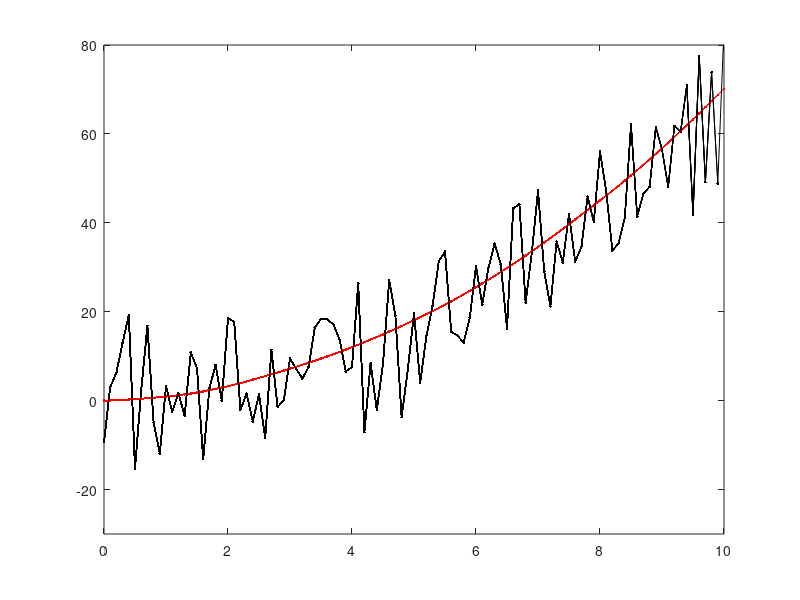

Write the MATLAB code that produced this figure. (Note: this script raises an error after producing the figure.)
% written by StudentDave
%for licensing and usage questions
%email scienceguy5000 at gmail. com

%Bayesian Ninja tracking Quail using kalman filter
clear all
pause('off');
%% define our meta-variables (i.e. how long and often we will sample)
duration = 10;  %how long the Quail flies
dt = .1;  %The Ninja continuously looks for the birdy,
%but we'll assume he's just repeatedly sampling over time at a fixed interval

%% Define update equations (Coefficent matrices): A physics based model for where we expect the Quail to be [state transition (state + velocity)] + [input control (acceleration)]
A = [1 dt; 0 1] ; % state transition matrix:  expected flight of the Quail (state prediction)
B = [dt^2/2; dt]; %input control matrix:  expected effect of the input accceleration on the state.
C = [1 0]; % measurement matrix: the expected measurement given the predicted state (likelihood)
% since we are only measuring position (too hard for the ninja to calculate speed), we set the velocity variable to
% zero.

%% define main variables
u = 1.5; % define acceleration magnitude
Q= [0; 0]; %initized state--it has two components: [position; velocity] of the Quail
Q_estimate = Q;  %x_estimate of initial location estimation of where the Quail is (what we are updating)
QuailAccel_noise_mag = 1; %process noise: the variability in how fast the Quail is speeding up (stdv of acceleration: meters/sec^2)
NinjaVision_noise_mag = 10;  %measurement noise: How mask-blinded is the Ninja (stdv of location, in meters)
Ez = NinjaVision_noise_mag^2;% Ez convert the measurement noise (stdv) into covariance matrix
Ex = QuailAccel_noise_mag^2 * [dt^4/4 dt^3/2; dt^3/2 dt^2]; % Ex convert the process noise (stdv) into covariance matrix
P = Ex; % estimate of initial Quail position variance (covariance matrix)

%% initize result variables
% Initialize for speed
Q_loc = []; % ACTUAL Quail flight path
vel = []; % ACTUAL Quail velocity
Q_loc_meas = []; % Quail path that the Ninja sees


%% simulate what the Ninja sees over time
figure(1);clf
for t = 0 : dt: duration
    % Generate the Quail flight
    QuailAccel_noise = QuailAccel_noise_mag * [(dt^2/2)*randn; dt*randn];
    Q= A * Q+ B * u + QuailAccel_noise;
    % Generate what the Ninja sees
    NinjaVision_noise = NinjaVision_noise_mag * randn;
    y = C * Q+ NinjaVision_noise;
    Q_loc = [Q_loc; Q(1)];
    Q_loc_meas = [Q_loc_meas; y];
    vel = [vel; Q(2)];
    %iteratively plot what the ninja sees
    plot(0:dt:t, Q_loc, '-r.')
    plot(0:dt:t, Q_loc_meas, '-k.')
    axis([0 10 -30 80])
    hold on
    pause(.005)
end

%plot theoretical path of ninja that doesn't use kalman
plot(0:dt:t, smooth(Q_loc_meas), '-g.')
pause

%plot velocity, just to show that it's constantly increasing, due to
%constant acceleration
figure(2);clf
figure(2);
plot(0:dt:t, vel, '-b.')


%% Do kalman filtering
%initize estimation variables
Q_loc_estimate = []; %  Quail position estimate
vel_estimate = []; % Quail velocity estimate
Q= [0; 0]; % re-initized state
P_estimate = P;
P_mag_estimate = [];
predic_state = [];
predic_var = [];
for t = 1:length(Q_loc)
    % Predict next state of the quail with the last state and predicted motion.
    Q_estimate = A * Q_estimate + B * u;
    predic_state = [predic_state; Q_estimate(1)] ;
    %predict next covariance
    P = A * P * A' + Ex;
    predic_var = [predic_var; P] ;
    % predicted Ninja measurement covariance
    % Kalman Gain
    K = P*C'*inv(C*P*C'+Ez);
    % Update the state estimate.
    Q_estimate = Q_estimate + K * (Q_loc_meas(t) - C * Q_estimate);
    % update covariance estimation.
    P =  (eye(2)-K*C)*P;
    %Store for plotting
    Q_loc_estimate = [Q_loc_estimate; Q_estimate(1)];
    vel_estimate = [vel_estimate; Q_estimate(2)];
    P_mag_estimate = [P_mag_estimate; P(1)];
end

% Plot the results
figure(2);
tt = 0 : dt : duration;
plot(tt,Q_loc,'-r.',tt,Q_loc_meas,'-k.', tt,Q_loc_estimate,'-g.');
axis([0 10 -30 80])
pause


%plot the evolution of the distributions
figure(3);
for T = 1:length(Q_loc_estimate)
clf
    x = Q_loc_estimate(T)-5:.01:Q_loc_estimate(T)+5; % range on x axis
     
    %predicted next position of the quail    
    hold on
    mu = predic_state(T); % mean
    sigma = predic_var(T); % standard deviation
    y = normpdf(x,mu,sigma); % pdf
    y = y/(max(y));
    hl = line(x,y,'Color','m'); % or use hold on and normal plot
      
    %data measured by the ninja
    mu = Q_loc_meas(T); % mean
    sigma = NinjaVision_noise_mag; % standard deviation
    y = normpdf(x,mu,sigma); % pdf
    y = y/(max(y));
    hl = line(x,y,'Color','k'); % or use hold on and normal plot
   
    %combined position estimate
    mu = Q_loc_estimate(T); % mean
    sigma = P_mag_estimate(T); % standard deviation
    y = normpdf(x,mu,sigma); % pdf
    y = y/(max(y));
    hl = line(x,y, 'Color','g'); % or use hold on and normal plot
    axis([Q_loc_estimate(T)-5 Q_loc_estimate(T)+5 0 1]);    

   
    %actual position of the quail
    plot(Q_loc(T));
    ylim=get(gca,'ylim');
    line([Q_loc(T);Q_loc(T)],ylim.','linewidth',2,'color','b');
    legend('state predicted','measurement','state estimate','actual Quail position')
    pause(.005)
end